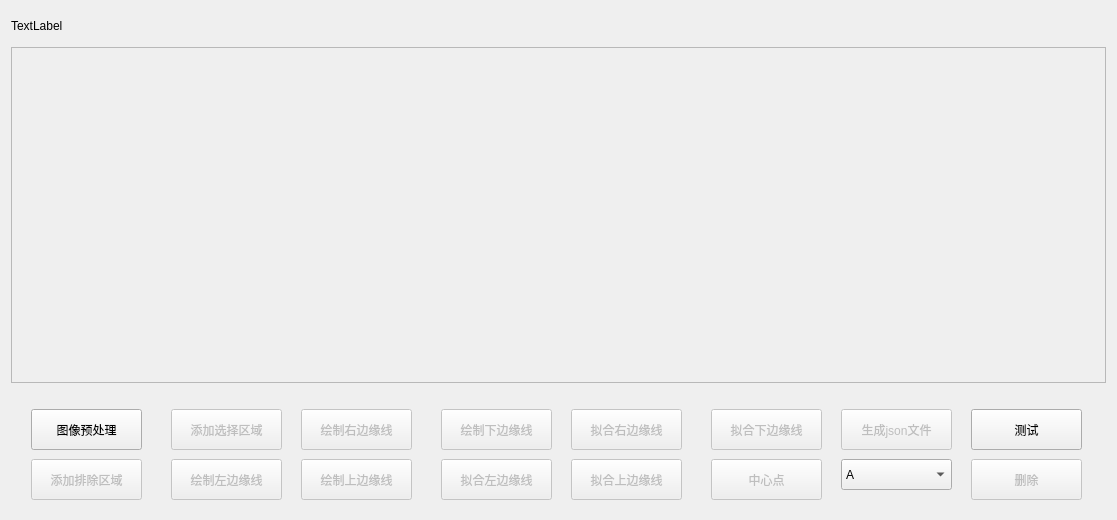
<?xml version="1.0" encoding="UTF-8"?>
<ui version="4.0">
 <class>FindRectCenterDlg</class>
 <widget class="QWidget" name="FindRectCenterDlg">
  <property name="geometry">
   <rect>
    <x>0</x>
    <y>0</y>
    <width>1117</width>
    <height>520</height>
   </rect>
  </property>
  <property name="windowTitle">
   <string>Form</string>
  </property>
  <layout class="QGridLayout" name="gridLayout">
   <item row="1" column="0">
    <widget class="QScrollArea" name="scrollArea">
     <property name="widgetResizable">
      <bool>true</bool>
     </property>
     <widget class="QWidget" name="scrollAreaWidgetContents">
      <property name="geometry">
       <rect>
        <x>0</x>
        <y>0</y>
        <width>1097</width>
        <height>338</height>
       </rect>
      </property>
      <widget class="QWidget" name="widgetPicture" native="true">
       <property name="geometry">
        <rect>
         <x>10</x>
         <y>10</y>
         <width>461</width>
         <height>311</height>
        </rect>
       </property>
       <property name="minimumSize">
        <size>
         <width>200</width>
         <height>200</height>
        </size>
       </property>
      </widget>
     </widget>
    </widget>
   </item>
   <item row="0" column="0">
    <widget class="QLabel" name="labelTitle">
     <property name="minimumSize">
      <size>
       <width>0</width>
       <height>30</height>
      </size>
     </property>
     <property name="maximumSize">
      <size>
       <width>16777215</width>
       <height>50</height>
      </size>
     </property>
     <property name="text">
      <string>TextLabel</string>
     </property>
    </widget>
   </item>
   <item row="2" column="0">
    <widget class="QWidget" name="widget_2" native="true">
     <property name="enabled">
      <bool>true</bool>
     </property>
     <property name="minimumSize">
      <size>
       <width>1000</width>
       <height>120</height>
      </size>
     </property>
     <property name="maximumSize">
      <size>
       <width>16777215</width>
       <height>100</height>
      </size>
     </property>
     <widget class="QPushButton" name="btnPreProcess">
      <property name="geometry">
       <rect>
        <x>20</x>
        <y>10</y>
        <width>111</width>
        <height>41</height>
       </rect>
      </property>
      <property name="text">
       <string>图像预处理</string>
      </property>
     </widget>
     <widget class="QPushButton" name="btnExcludeProcess">
      <property name="enabled">
       <bool>false</bool>
      </property>
      <property name="geometry">
       <rect>
        <x>20</x>
        <y>60</y>
        <width>111</width>
        <height>41</height>
       </rect>
      </property>
      <property name="text">
       <string>添加排除区域</string>
      </property>
     </widget>
     <widget class="QPushButton" name="btnSelectProcess">
      <property name="enabled">
       <bool>false</bool>
      </property>
      <property name="geometry">
       <rect>
        <x>160</x>
        <y>10</y>
        <width>111</width>
        <height>41</height>
       </rect>
      </property>
      <property name="text">
       <string>添加选择区域</string>
      </property>
     </widget>
     <widget class="QPushButton" name="btnDrawLeftProcess">
      <property name="enabled">
       <bool>false</bool>
      </property>
      <property name="geometry">
       <rect>
        <x>160</x>
        <y>60</y>
        <width>111</width>
        <height>41</height>
       </rect>
      </property>
      <property name="text">
       <string>绘制左边缘线</string>
      </property>
     </widget>
     <widget class="QPushButton" name="btnDrawUpProcess">
      <property name="enabled">
       <bool>false</bool>
      </property>
      <property name="geometry">
       <rect>
        <x>290</x>
        <y>60</y>
        <width>111</width>
        <height>41</height>
       </rect>
      </property>
      <property name="text">
       <string>绘制上边缘线</string>
      </property>
     </widget>
     <widget class="QPushButton" name="btnDrawRightProcess">
      <property name="enabled">
       <bool>false</bool>
      </property>
      <property name="geometry">
       <rect>
        <x>290</x>
        <y>10</y>
        <width>111</width>
        <height>41</height>
       </rect>
      </property>
      <property name="text">
       <string>绘制右边缘线</string>
      </property>
     </widget>
     <widget class="QPushButton" name="btnDrawBottomProcess">
      <property name="enabled">
       <bool>false</bool>
      </property>
      <property name="geometry">
       <rect>
        <x>430</x>
        <y>10</y>
        <width>111</width>
        <height>41</height>
       </rect>
      </property>
      <property name="text">
       <string>绘制下边缘线</string>
      </property>
     </widget>
     <widget class="QPushButton" name="btnFitLeftProcess">
      <property name="enabled">
       <bool>false</bool>
      </property>
      <property name="geometry">
       <rect>
        <x>430</x>
        <y>60</y>
        <width>111</width>
        <height>41</height>
       </rect>
      </property>
      <property name="text">
       <string>拟合左边缘线</string>
      </property>
     </widget>
     <widget class="QPushButton" name="btnFitUpProcess">
      <property name="enabled">
       <bool>false</bool>
      </property>
      <property name="geometry">
       <rect>
        <x>560</x>
        <y>60</y>
        <width>111</width>
        <height>41</height>
       </rect>
      </property>
      <property name="text">
       <string>拟合上边缘线</string>
      </property>
     </widget>
     <widget class="QPushButton" name="btnFitRightProcess">
      <property name="enabled">
       <bool>false</bool>
      </property>
      <property name="geometry">
       <rect>
        <x>560</x>
        <y>10</y>
        <width>111</width>
        <height>41</height>
       </rect>
      </property>
      <property name="text">
       <string>拟合右边缘线</string>
      </property>
     </widget>
     <widget class="QPushButton" name="btnFitBottomProcess">
      <property name="enabled">
       <bool>false</bool>
      </property>
      <property name="geometry">
       <rect>
        <x>700</x>
        <y>10</y>
        <width>111</width>
        <height>41</height>
       </rect>
      </property>
      <property name="text">
       <string>拟合下边缘线</string>
      </property>
     </widget>
     <widget class="QPushButton" name="btnCenterProcess">
      <property name="enabled">
       <bool>false</bool>
      </property>
      <property name="geometry">
       <rect>
        <x>700</x>
        <y>60</y>
        <width>111</width>
        <height>41</height>
       </rect>
      </property>
      <property name="text">
       <string>中心点</string>
      </property>
     </widget>
     <widget class="QPushButton" name="btnJsonProcess">
      <property name="enabled">
       <bool>false</bool>
      </property>
      <property name="geometry">
       <rect>
        <x>830</x>
        <y>10</y>
        <width>111</width>
        <height>41</height>
       </rect>
      </property>
      <property name="text">
       <string>生成json文件</string>
      </property>
     </widget>
     <widget class="QComboBox" name="comboBox">
      <property name="geometry">
       <rect>
        <x>830</x>
        <y>60</y>
        <width>111</width>
        <height>31</height>
       </rect>
      </property>
      <item>
       <property name="text">
        <string>A</string>
       </property>
      </item>
      <item>
       <property name="text">
        <string>B</string>
       </property>
      </item>
     </widget>
     <widget class="QPushButton" name="switch1">
      <property name="geometry">
       <rect>
        <x>960</x>
        <y>10</y>
        <width>111</width>
        <height>41</height>
       </rect>
      </property>
      <property name="text">
       <string>测试</string>
      </property>
     </widget>
     <widget class="QPushButton" name="btnUndo">
      <property name="enabled">
       <bool>false</bool>
      </property>
      <property name="geometry">
       <rect>
        <x>960</x>
        <y>60</y>
        <width>111</width>
        <height>41</height>
       </rect>
      </property>
      <property name="text">
       <string>删除</string>
      </property>
     </widget>
    </widget>
   </item>
  </layout>
 </widget>
 <resources/>
 <connections/>
</ui>
